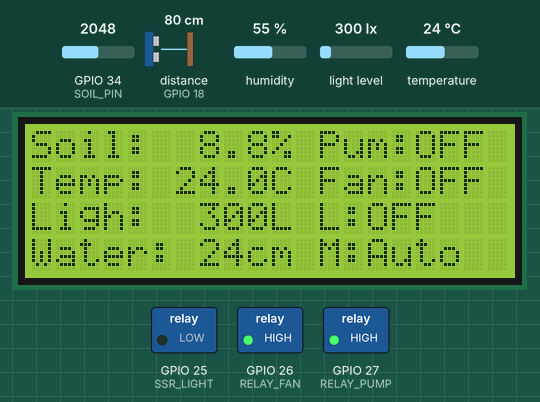
Bench run of a sketch on a simulated ESP32. Parts: 20×4 character LCD, switched loads named in the sketch (green lamp = pin HIGH). Wiring (inferred from the names in the program): ultrasonic range finder: trigger GPIO 5; echo GPIO 18. The inputs (shaded band) are chosen by the test bench; at power-on: distance to the obstacle (sensor on GPIO 18) 80 cm, light level 300 lx, temperature 24 °C, GPIO 34 (SOIL_PIN) = 2048, humidity 55 %. The echo pulse lasts 58.3 µs per cm; WiFi joins after 1.5 s; servers stay silent unless stated; uploads are accepted with an empty reply; pins used as bus, display or sensor lines are not drawn; what the sketch prints to the serial monitor is not drawn.

Above: at 5.2 s.
5.3 s: distance to the obstacle (sensor on GPIO 18) set to 2 cm
At 8.5 s:
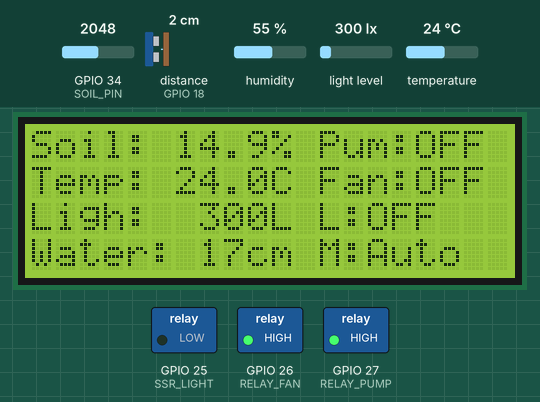
13.2 s: light level set to 40 lx
At 16.6 s:
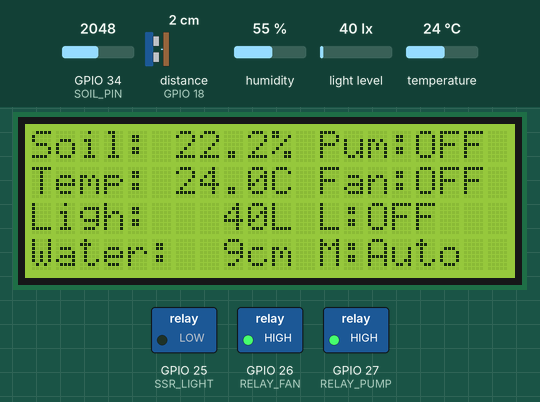
20.3 s: temperature set to 12 °C
At 23.4 s:
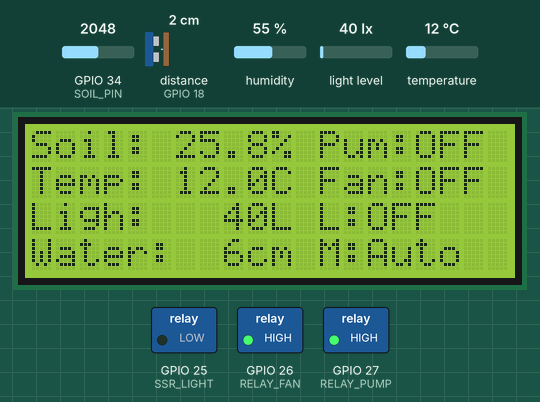
27.5 s: GPIO 34 (SOIL_PIN) set to 2866
At 30.2 s:
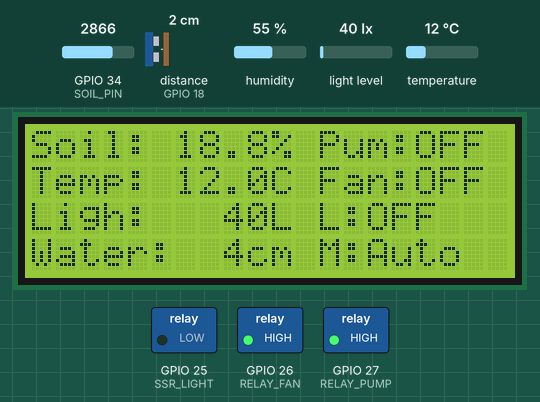
34.6 s: distance to the obstacle (sensor on GPIO 18) set to 4 cm
At 41.1 s:
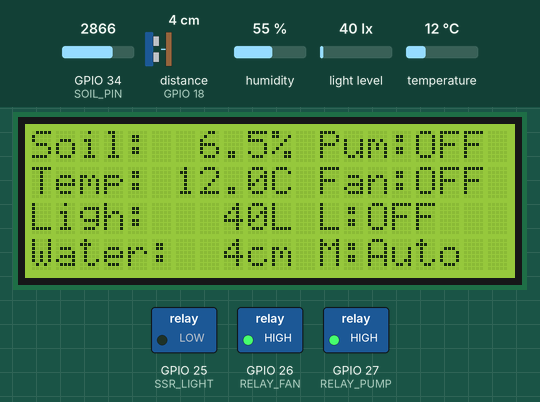
41.7 s: light level set to 500 lx
At 45.1 s:
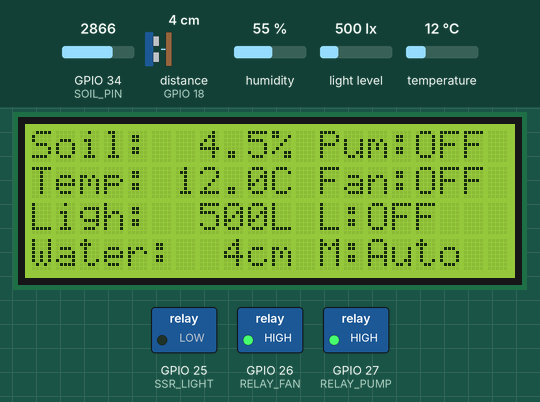
Timing chart, 0 to 46.6 s (numbered marks = the images above; inputs shaded):
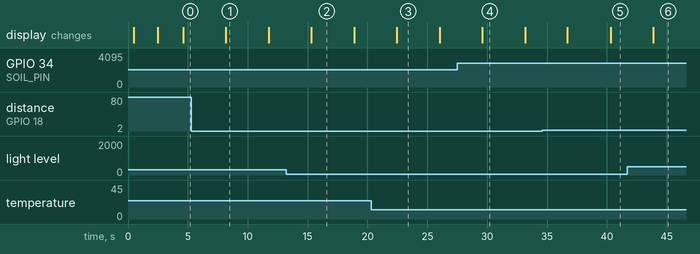

The sketch:

sketch_nov11a.ino
```cpp
#include <Wire.h>
#include <BH1750.h>
#include <DHT.h>
#include <WiFi.h>
#include <HTTPClient.h>
#include <LiquidCrystal_I2C.h>
#include <ArduinoJson.h>

// ===== Wi-Fi & Server =====
const char* WIFI_SSID = "FiwNo1";
const char* WIFI_PASS = "0993160593";
// เปลี่ยนให้ตรงกับเครื่องที่รัน Flask
const char* SERVER_BASE = "http://172.20.10.12:5000";


bool pumpOn = false;
bool isManualMode = false;
bool fanOn = false;
bool lightOn = false;

// เกณฑ์ฮิสเทอรีซีสรดน้ำ
float soilOpenPct  = 30.0;   // เปิดน้ำเมื่อ % ต่ำกว่า
float soilClosePct = 46.0;   // ปิดน้ำเมื่อ % สูงกว่า

// ===== Scheduled Water (ESP32 เป็นเจ้าของเวลา) =====
unsigned long waterStartMillis = 0;
unsigned long waterDurationMs = 0;
bool scheduledWaterActive = false;

// ===== Scheduled Fan (ESP32 เป็นเจ้าของเวลา) =====
unsigned long fanStartMillis = 0;
unsigned long fanDurationMs = 0;   // เผื่อใช้ในอนาคต
bool scheduledFanActive = false;

// --- DHT22 ---
#define DHTPIN 4
#define DHTTYPE DHT22
DHT dht(DHTPIN, DHTTYPE);

// --- Soil Moisture Sensor ---
#define SOIL_PIN 34

// --- Ultrasonic ---
#define TRIG_PIN 5
#define ECHO_PIN 18

// --- Relay & SSR ---
#define RELAY_PUMP 27
#define RELAY_FAN 26
#define SSR_LIGHT 25

// --- BH1750 (Light Sensor) ---
BH1750 lightMeter;

// --- LCD 20x4 ---
LiquidCrystal_I2C lcd(0x27, 20, 4); // ถ้าไม่ขึ้นให้ลองเปลี่ยนเป็น 0x3F

// --- ค่าควบคุมอัตโนมัติ ---
float tempThreshold = 27.0;

// --- ค่าคาลิเบรตความชื้นดิน (จากที่เราวัดจริง) ---
int soilDry = 2351;   // ดินแห้ง
int soilWet = 1316;   // ดินอิ่มน้ำ

// --- EMA ตัวแปรสำหรับ smoothing ---
float soilEMA = 0;
float distanceEMA = 0;
const float alpha = 0.3;

// ---------- Wi-Fi / HTTP ----------
void connectWiFi() {
  WiFi.mode(WIFI_STA);
  WiFi.begin(WIFI_SSID, WIFI_PASS);
  Serial.print("WiFi connecting");
  while (WiFi.status() != WL_CONNECTED) {
    delay(500);
    Serial.print(".");
  }
  Serial.println(" OK");
  Serial.print("IP: "); Serial.println(WiFi.localIP());
}

void sendToServer(float temperature,
                  float distanceCm, float lux, float soilPercent) {

  if (WiFi.status() != WL_CONNECTED) return;

  char url[300];
  snprintf(url, sizeof(url),
         "%s/update?temperature=%.2f&distance=%.2f&light=%.0f&soil=%.2f",
         SERVER_BASE, temperature, distanceCm, lux, soilPercent);

  HTTPClient http;
  Serial.println(url);
  http.begin(url);

  int code = http.GET();
  if (code > 0) {
    Serial.println("Server response: " + http.getString());
  } else {
    Serial.printf("HTTP GET failed: %d\n", code);
  }
  http.end();
}


void fetchControlCommands(bool &pumpOn, bool &fanOn, bool &lightOn, unsigned long &durationMs) {
  if (WiFi.status() != WL_CONNECTED) {
    Serial.println("WiFi not connected, skip fetchControlCommands");
    return;
  }

  HTTPClient http;
  String url = String(SERVER_BASE) + "/get_control";
  Serial.println("Fetching control from: " + url);
  http.begin(url);

  int code = http.GET();
  if (code == 200) {
    String payload = http.getString();
    Serial.println("Control response: " + payload);

    StaticJsonDocument<256> doc;
    DeserializationError error = deserializeJson(doc, payload);
    if (!error) {
      pumpOn  = doc["water"];
      fanOn   = doc["fan"];
      lightOn = doc["light"];
      if (doc.containsKey("duration")) {
        durationMs = (unsigned long)doc["duration"] * 1000UL;
      }

      const char* modeStr = doc["mode"];
      isManualMode = (String(modeStr).equalsIgnoreCase("manual"));
      Serial.printf("Parsed -> water:%d light:%d fan:%d mode:%s\n",
                    pumpOn, lightOn, fanOn, isManualMode ? "manual" : "auto");
    } else {
      Serial.println("JSON parse failed!");
    }
  } else {
    Serial.printf("HTTP GET failed: %d\n", code);
  }
  http.end();
}


float soilPercentFromRaw(int raw) {
  float pct = (float)(soilDry - raw) * 100.0 / (float)(soilDry - soilWet);
  return constrain(pct, 0, 100);
}

void setup() {
  Serial.begin(115200);
  dht.begin();

  // กำหนด I2C ชัดเจน
  Wire.begin(21, 22);
  delay(200);  // ให้ bus นิ่งก่อน

  lightMeter.begin(BH1750::CONTINUOUS_HIGH_RES_MODE);
  delay(200);  // ให้ sensor พร้อม

  lcd.init();
  lcd.backlight();

  pinMode(RELAY_PUMP, OUTPUT);
  pinMode(RELAY_FAN, OUTPUT);
  pinMode(SSR_LIGHT, OUTPUT);
  pinMode(TRIG_PIN, OUTPUT);
  pinMode(ECHO_PIN, INPUT);

  digitalWrite(RELAY_PUMP, HIGH);
  digitalWrite(RELAY_FAN, HIGH);
  digitalWrite(SSR_LIGHT, LOW);

  lcd.setCursor(0, 0);
  lcd.print(" Auto Water System ");
  lcd.setCursor(0, 1);
  lcd.print(" Initializing...   ");
  delay(2000);
  lcd.clear();

  connectWiFi();

  Serial.println("ระบบเริ่มทำงานแล้ว...");
}

// --- ฟังก์ชันอ่าน Soil Moisture + median ---
int readSoilRaw() {
  const int samples = 10;
  int arr[samples];
  for (int i = 0; i < samples; i++) {
    arr[i] = analogRead(SOIL_PIN);
    delay(5);
  }
  for (int i = 0; i < samples - 1; i++) {
    for (int j = i + 1; j < samples; j++) {
      if (arr[j] < arr[i]) {
        int t = arr[i];
        arr[i] = arr[j];
        arr[j] = t;
      }
    }
  }
  return arr[samples / 2];
}

// --- ฟังก์ชันอ่าน Ultrasonic + median ---
float readDistance() {
  const int samples = 5;
  float arr[samples];
  for (int i = 0; i < samples; i++) {
    digitalWrite(TRIG_PIN, LOW);
    delayMicroseconds(2);
    digitalWrite(TRIG_PIN, HIGH);
    delayMicroseconds(10);
    digitalWrite(TRIG_PIN, LOW);
    long duration = pulseIn(ECHO_PIN, HIGH, 30000);
    arr[i] = duration * 0.034 / 2;
    delay(5);
  }
  for (int i = 0; i < samples - 1; i++) {
    for (int j = i + 1; j < samples; j++) {
      if (arr[j] < arr[i]) {
        float t = arr[i];
        arr[i] = arr[j];
        arr[j] = t;
      }
    }
  }
  return arr[samples / 2];
}

void loop() {

  // ===== อ่าน DHT แค่ครั้งเดียว =====
  float temperature = dht.readTemperature();
  if (isnan(temperature)) {
    temperature = -127.0;
  }

  // ===== อ่าน BH1750 แบบไม่ให้เด้ง 0 =====
  static uint16_t lastLux = 0;

  uint16_t luxValue = lightMeter.readLightLevel();

  if (luxValue == 65535 || luxValue == 65534) {
    luxValue = lastLux;
  } else {
    lastLux = luxValue;
  }

  // ===== Soil =====
  int soilRaw = readSoilRaw();
  float soilPercent = soilPercentFromRaw(soilRaw);
  soilEMA = alpha * soilPercent + (1 - alpha) * soilEMA;

  // ===== Distance =====
  float distance = readDistance();
  distanceEMA = alpha * distance + (1 - alpha) * distanceEMA;

  // ===== ส่งข้อมูลไป server =====
  // ===== ส่งข้อมูลไป server =====
  Serial.printf("BEFORE SEND luxValue = %u\n", luxValue);
  sendToServer(temperature, distance, luxValue, soilPercent);

  // ===== FETCH COMMAND FROM SERVER =====
  bool cmdPump = pumpOn;
  bool cmdFan  = fanOn;
  bool cmdLight = lightOn;
  unsigned long cmdDurationMs = 0;

  fetchControlCommands(cmdPump, cmdFan, cmdLight, cmdDurationMs);

  // ===== APPLY SERVER COMMANDS =====
  pumpOn  = cmdPump;
  fanOn   = cmdFan;
  lightOn = cmdLight;

  if (isManualMode) {
    scheduledWaterActive = false;
  }

  // ===== FAN SCHEDULED =====
  if (!isManualMode && cmdFan && !scheduledFanActive) {
    fanOn = true;
    scheduledFanActive = true;
  }

  if (!isManualMode && !cmdFan && scheduledFanActive) {
    fanOn = false;
    scheduledFanActive = false;
  }

  // ===== Scheduled Water START =====
  if (!isManualMode && cmdPump && cmdDurationMs > 0 && !scheduledWaterActive) {
    pumpOn = true;
    scheduledWaterActive = true;
    waterStartMillis = millis();
    waterDurationMs = cmdDurationMs;

    Serial.printf("🕒 Scheduled water start (%lu ms)\n", waterDurationMs);
  }

  // ===== Scheduled Water STOP =====
  if (scheduledWaterActive) {
    if (millis() - waterStartMillis >= waterDurationMs) {
      pumpOn = false;
      scheduledWaterActive = false;
      waterDurationMs = 0;

      Serial.println("🛑 Scheduled water stop");
    }
  }

  Serial.printf("ManualMode=%s cmdPump=%d cmdFan=%d cmdLight=%d\n",
                isManualMode ? "true":"false", cmdPump, cmdFan, cmdLight);

  static bool lastPump=false, lastFan=false, lastLight=false;

  if (pumpOn != lastPump) {
    digitalWrite(RELAY_PUMP, pumpOn ? LOW : HIGH);
    lastPump = pumpOn;
    sendStatusToServer();
  }

  if (fanOn != lastFan) {
    digitalWrite(RELAY_FAN, fanOn ? LOW : HIGH);
    lastFan = fanOn;
    sendStatusToServer();
  }

  if (lightOn != lastLight) {
    digitalWrite(SSR_LIGHT, lightOn ? HIGH : LOW);
    lastLight = lightOn;
    sendStatusToServer();
  }

  // ===== Debug & LCD =====
  Serial.printf(
    "Soil:%.2f%% RAW=%d EMA=%.2f%%\nTemp:%.2f°C\nLight:%u lux\nWater:%.2f cm EMA=%.2f cm\nPump:%s Fan:%s Light:%s\n\n",
    soilPercent, soilRaw, soilEMA, temperature, luxValue, distance, distanceEMA,
    pumpOn?"ON":"OFF", fanOn?"ON":"OFF", lightOn?"ON":"OFF"
  );

  lcd.setCursor(0,0);
  lcd.printf("Soil:%5.1f%% Pum:%-3s", soilEMA, pumpOn?"ON":"OFF");

  lcd.setCursor(0,1);
  lcd.printf("Temp:%5.1fC Fan:%-3s", temperature, fanOn?"ON":"OFF");

  lcd.setCursor(0,2);
  lcd.printf("Ligh:%5dL L:%-3s", luxValue, lightOn?"ON":"OFF");

  lcd.setCursor(0,3);
  lcd.printf("Water:%3dcm M:%s", (int)(distanceEMA+0.5), isManualMode ? "Manual" : "Auto");

  delay(3000);
}


void sendStatusToServer() {
  if (WiFi.status() != WL_CONNECTED) return;

  char url[200];
  snprintf(url, sizeof(url),
    "%s/update_status?water=%d&fan=%d&light=%d",
    SERVER_BASE,
    pumpOn ? 1 : 0,
    fanOn ? 1 : 0,
    lightOn ? 1 : 0
  );

  HTTPClient http;
  http.begin(url);
  http.GET();
  http.end();
}
```

Measured:
- what the display in image 1 shows lasts 3.5 s, from 8.2 s to 11.7 s
